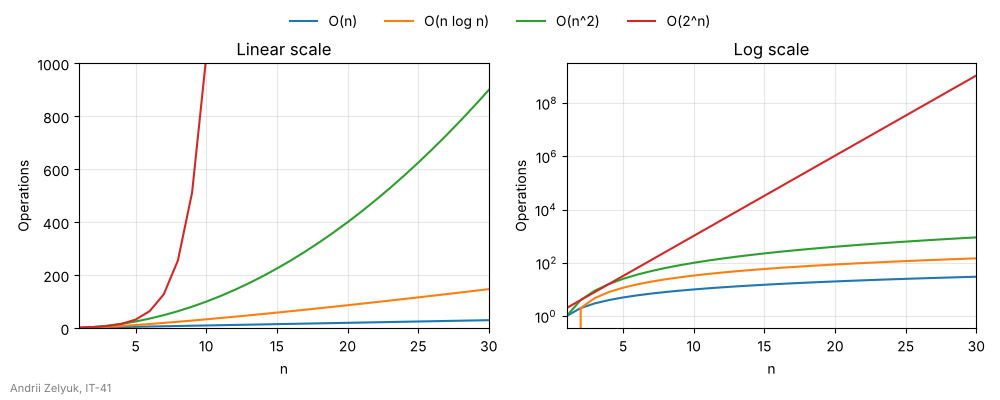

Write the Python code that produced this figure.
import matplotlib.pyplot as plt
import numpy as np

STUDENT_NAME = "Andrii Zelyuk"   # ім'я та прізвище транслітерацією
STUDENT_GROUP = "IT-41"   # група

n = np.arange(1, 31)

# складність алгоритмів: кількість операцій для розміру задачі n
complexities = {
    "O(n)": n,
    "O(n log n)": n * np.log2(n),
    "O(n^2)": n ** 2,
    "O(2^n)": 2.0 ** n,
}

fig, (ax_lin, ax_log) = plt.subplots(1, 2, figsize=(10, 4))

for name, ops in complexities.items():
    ax_lin.plot(n, ops, label=name)
    ax_log.plot(n, ops)

ax_lin.set_ylim(0, 1000)
ax_lin.set_title("Linear scale")

# на логарифмічній шкалі 2^n - пряма: log(2^n) = n * log(2)
ax_log.set_yscale("log")
ax_log.set_title("Log scale")

for ax in (ax_lin, ax_log):
    ax.set_xlim(1, 30)
    ax.set_xlabel("n")
    ax.set_ylabel("Operations")
    ax.grid(True, alpha=0.3)

# одна легенда на всю фігуру, над графіками
fig.legend(loc="upper center", ncol=4, frameon=False)
fig.text(0.01, 0.02, f"{STUDENT_NAME}, {STUDENT_GROUP}", fontsize=8, color="gray")
fig.tight_layout(rect=(0, 0.02, 1, 0.94))

fig.savefig("task_1.png", dpi=100)
plt.show()
